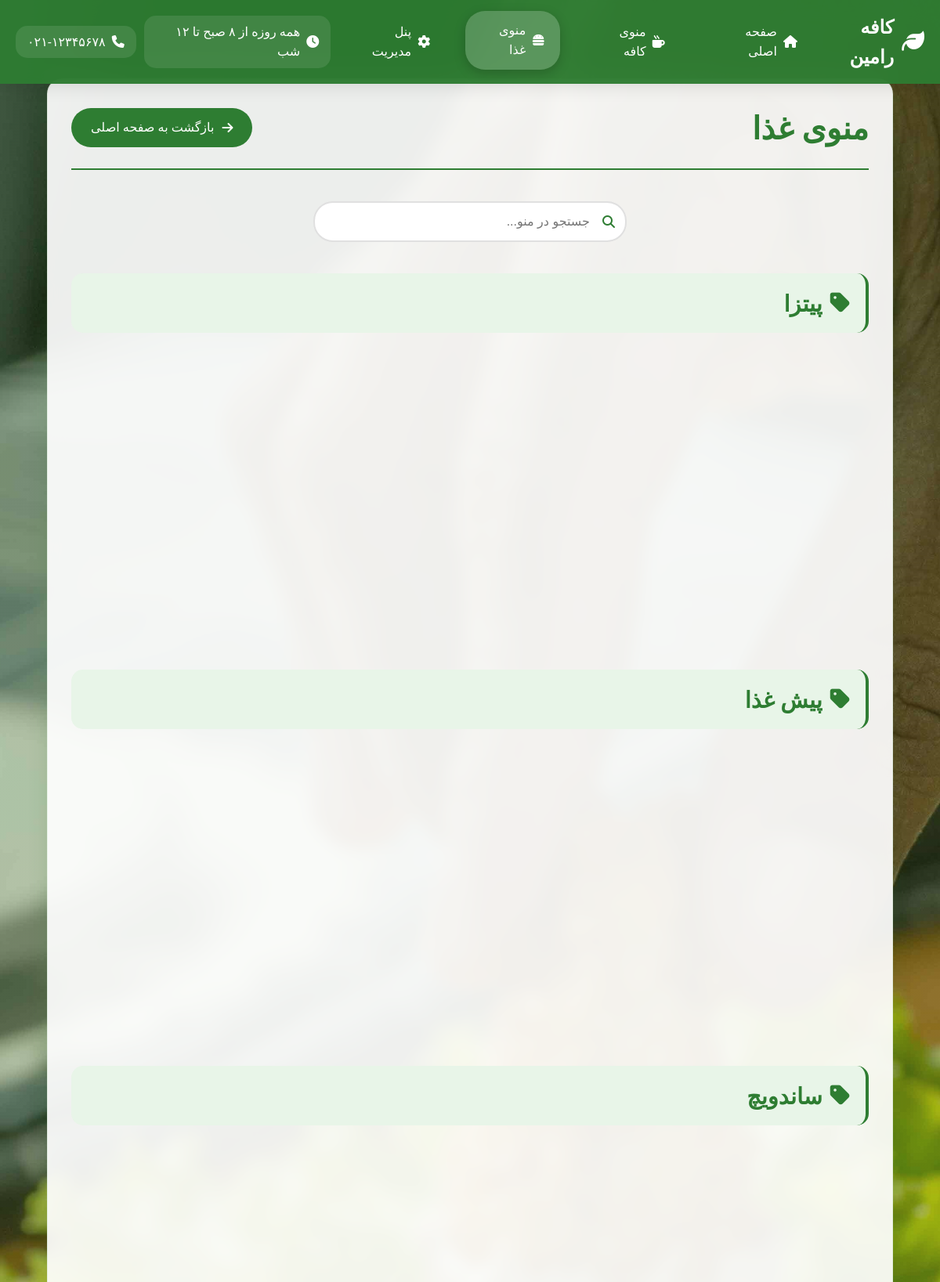
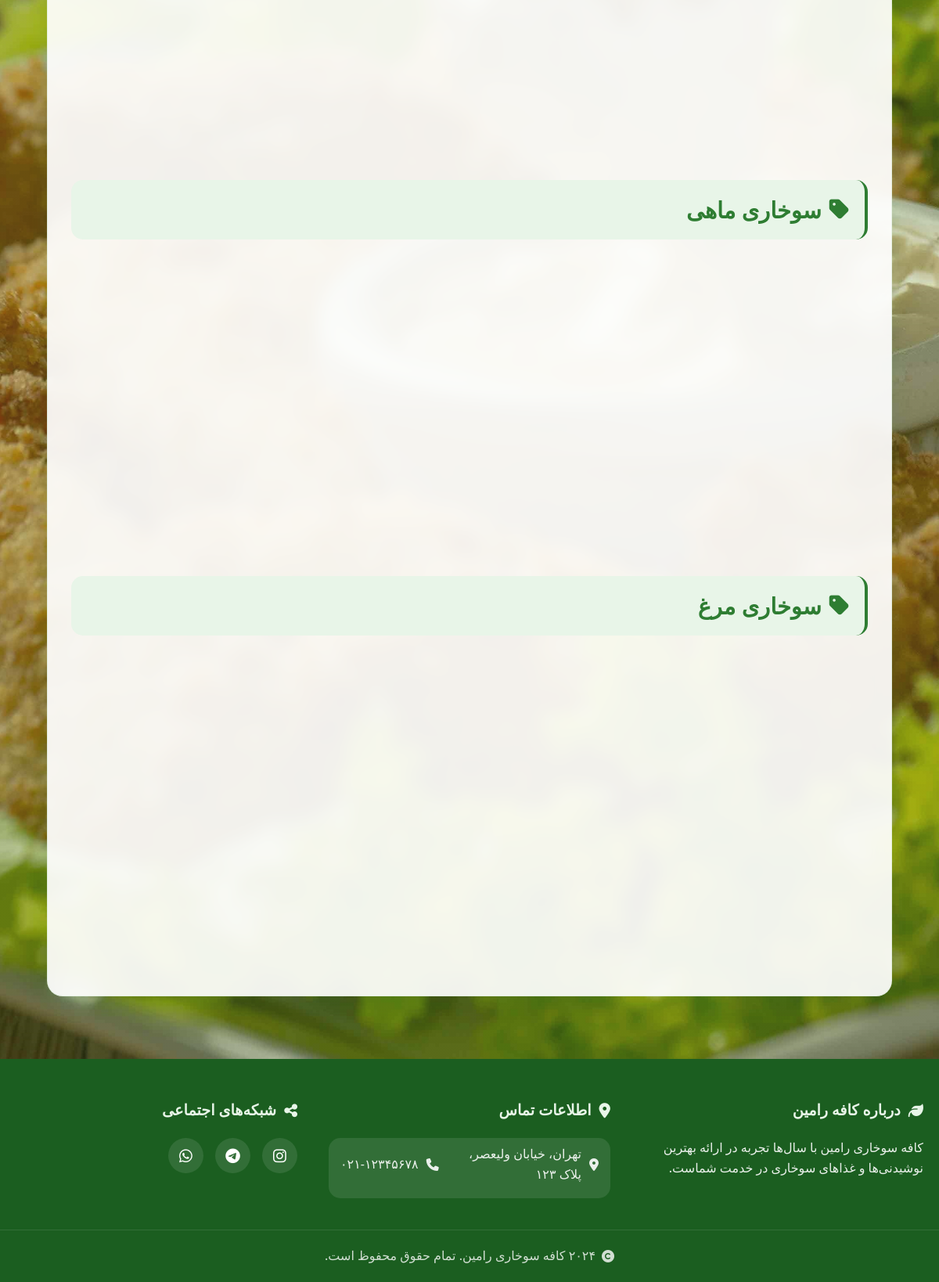
The page /food-menu.php (signed in) on the database its author committed (2 pictures, top to bottom).
### tables this page shows
CREATE TABLE settings (
    id INT PRIMARY KEY AUTO_INCREMENT,
    setting_key VARCHAR(100) UNIQUE NOT NULL,
    setting_value TEXT,
    updated_at TIMESTAMP DEFAULT CURRENT_TIMESTAMP ON UPDATE CURRENT_TIMESTAMP
);

CREATE TABLE social_media (
    id INT PRIMARY KEY AUTO_INCREMENT,
    platform VARCHAR(50) NOT NULL,
    url VARCHAR(255) NOT NULL,
    is_active BOOLEAN DEFAULT TRUE,
    created_at TIMESTAMP DEFAULT CURRENT_TIMESTAMP
);

### food-menu.php (the view, shortened to what this page needs)
<?php
$database = new Database();
$db = $database->getConnection();
$query = "SELECT p.*, c.name as category_name, c.type as category_type
          FROM products p
          LEFT JOIN categories c ON p.category_id = c.id
          WHERE c.type = 'food' AND p.is_available = 1
          ORDER BY c.name, p.name";
$stmt = $db->prepare($query);
$stmt->execute();
$food_products = $stmt->fetchAll(PDO::FETCH_ASSOC);
$grouped_products = [];
foreach($food_products as $product) {
    $category = $product['category_name'];
    if(!isset($grouped_products[$category])) {
        $grouped_products[$category] = [];
    }
    $grouped_products[$category][] = $product;
}
?>
<!DOCTYPE html>
<html lang="fa" dir="rtl">
<head>
    <link rel="stylesheet" href="css/style.css">
    <link rel="stylesheet" href="css/responsive.css">
    <link rel="stylesheet" href="https://cdnjs.cloudflare.com/ajax/libs/font-awesome/6.4.0/css/all.min.css">
    <link href="https://cdn.jsdelivr.net/gh/rastikerdar/vazirmatn@v33.003/Vazirmatn-font-face.css" rel="stylesheet">
</head>
<body>
    <?php include 'includes/header.php'; ?>
    <div class="container">
        <div class="content">
            <div class="page-header">
                <h1>منوی غذا</h1>
                <a href="index.php" class="back-btn">
                    <i class="fas fa-arrow-right"></i>
                    بازگشت به صفحه اصلی
                </a>
            </div>
            <?php foreach($grouped_products as $category_name => $products): ?>
            <div class="category-section">
                <h2 class="category-title">
                    <i class="fas fa-tag"></i>
                    <?php echo $category_name; ?>
                </h2>
                <div class="menu-grid">
                </div>
            </div>
            <?php endforeach; ?>
        </div>
    </div>
    <?php include 'includes/footer.php'; ?>
</body>
</html>

### includes/header.php (shortened to what this page needs)
<?php
$current_page = basename($_SERVER['PHP_SELF']);
$database = new Database();
$db = $database->getConnection();
$query = "SELECT setting_value FROM settings WHERE setting_key = 'working_hours'";
$stmt = $db->prepare($query);
$stmt->execute();
$working_hours = $stmt->fetchColumn();
$query = "SELECT setting_value FROM settings WHERE setting_key = 'phone'";
$stmt = $db->prepare($query);
$stmt->execute();
$phone = $stmt->fetchColumn();
?>
<header class="main-header">
    <nav class="navbar">
        <div class="nav-brand">
            <a href="index.php" class="logo">
                <i class="fas fa-leaf"></i>
                <span>کافه رامین</span>
            </a>
        </div>
        <div class="nav-links">
            <a href="index.php" class="<?php echo $current_page == 'index.php' ? 'active' : ''; ?>">
                <i class="fas fa-home"></i>
                صفحه اصلی
            </a>
            <a href="coffee-menu.php" class="<?php echo $current_page == 'coffee-menu.php' ? 'active' : ''; ?>">
                <i class="fas fa-mug-hot"></i>
                منوی کافه
            </a>
            <a href="food-menu.php" class="<?php echo $current_page == 'food-menu.php' ? 'active' : ''; ?>">
                <i class="fas fa-hamburger"></i>
                منوی غذا
            </a>
            <?php if(isset($_SESSION['loggedin']) && $_SESSION['loggedin']): ?>
            <a href="admin.php" class="<?php echo $current_page == 'admin.php' ? 'active' : ''; ?>">
                <i class="fas fa-cog"></i>
                پنل مدیریت
            </a>
            <?php endif; ?>
        </div>
        <div class="nav-contact">
            <div class="working-hours">
                <i class="fas fa-clock"></i>
                <span><?php echo $working_hours ?: '۸ صبح تا ۱۲ شب'; ?></span>
            </div>
            <a href="tel:<?php echo $phone ?: '02112345678'; ?>" class="contact-info">
                <i class="fas fa-phone"></i>
                <span><?php echo $phone ?: '021-12345678'; ?></span>
            </a>
        </div>
    </nav>
</header>

### includes/footer.php
<?php
$database = new Database();
$db = $database->getConnection();
$query = "SELECT setting_value FROM settings WHERE setting_key = 'address'";
$stmt = $db->prepare($query);
$stmt->execute();
$address = $stmt->fetchColumn();
$query = "SELECT setting_value FROM settings WHERE setting_key = 'phone'";
$stmt = $db->prepare($query);
$stmt->execute();
$phone = $stmt->fetchColumn();
$query = "SELECT * FROM social_media WHERE is_active = 1";
$stmt = $db->prepare($query);
$stmt->execute();
$social_links = $stmt->fetchAll(PDO::FETCH_ASSOC);
?>
<footer class="main-footer">
    <div class="footer-content">
        <div class="footer-section">
            <h3>
                <i class="fas fa-leaf"></i>
                درباره کافه رامین
            </h3>
            <p>کافه سوخاری رامین با سال‌ها تجربه در ارائه بهترین نوشیدنی‌ها و غذاهای سوخاری در خدمت شماست.</p>
        </div>
        <div class="footer-section">
            <h3>
                <i class="fas fa-map-marker-alt"></i>
                اطلاعات تماس
            </h3>
            <div class="contact-info">
                <p><i class="fas fa-location-dot"></i> <?php echo $address ?: 'تهران، خیابان ولیعصر'; ?></p>
                <p><i class="fas fa-phone"></i> <?php echo $phone ?: '021-12345678'; ?></p>
            </div>
        </div>
        <div class="footer-section">
            <h3>
                <i class="fas fa-share-alt"></i>
                شبکه‌های اجتماعی
            </h3>
            <div class="social-links">
                <?php foreach($social_links as $social): ?>
                <a href="<?php echo $social['url']; ?>" target="_blank" class="social-link">
                    <i class="fab fa-<?php echo $social['platform']; ?>"></i>
                </a>
                <?php endforeach; ?>
            </div>
        </div>
    </div>
    <div class="footer-bottom">
        <p>
            <i class="fas fa-copyright"></i>
            ۲۰۲۴ کافه سوخاری رامین. تمام حقوق محفوظ است.
        </p>
    </div>
</footer>

### css/style.css (style rules this page uses)
:root { --primary-color: #2E7D32; --secondary-color: #4CAF50; --accent-color: #8BC34A; --light-color: #E8F5E8; --dark-color: #1B5E20; --text-color: #333; --background-opacity: 0.92; --card-bg: rgba(255, 255, 255, 0.95); --shadow: 0 8px 25px rgba(46, 125, 50, 0.15); --shadow-hover: 0 15px 35px rgba(46, 125, 50, 0.25); }
* { margin: 0; padding: 0; box-sizing: border-box; font-family: 'Vazirmatn', 'Segoe UI', Tahoma, Geneva, Verdana, sans-serif; }
body { background-color: var(--light-color); color: var(--text-color); line-height: 1.6; min-height: 100vh; }
.container { width: 100%; min-height: 100vh; display: flex; flex-direction: column; position: relative; overflow: hidden; }
.content { background-color: rgba(255, 255, 255, var(--background-opacity)); border-radius: 20px; box-shadow: var(--shadow); padding: 30px; width: 90%; max-width: 1200px; margin: 100px auto 30px; backdrop-filter: blur(10px); border: 1px solid rgba(76, 175, 80, 0.1); }
.main-header { position: fixed; top: 0; left: 0; width: 100%; background: rgba(46, 125, 50, 0.95); backdrop-filter: blur(15px); z-index: 1000; padding: 0 20px; box-shadow: 0 4px 20px rgba(0, 0, 0, 0.1); }
.navbar { display: flex; justify-content: space-between; align-items: center; padding: 15px 0; max-width: 1200px; margin: 0 auto; }
.logo { display: flex; align-items: center; color: white; text-decoration: none; font-size: 1.5rem; font-weight: bold; transition: transform 0.3s ease; }
.logo i { margin-left: 10px; font-size: 1.8rem; }
.nav-links { display: flex; gap: 25px; }
.nav-links a { color: white; text-decoration: none; padding: 12px 20px; border-radius: 25px; transition: all 0.3s ease; display: flex; align-items: center; gap: 8px; font-weight: 500; }
.nav-links a:hover, .nav-links a.active { background: rgba(255, 255, 255, 0.2); transform: translateY(-2px); box-shadow: 0 5px 15px rgba(0, 0, 0, 0.2); }
.working-hours { display: flex; align-items: center; gap: 8px; color: white; background: rgba(255, 255, 255, 0.1); padding: 8px 15px; border-radius: 15px; margin-right: 10px; }
.nav-contact { display: flex; align-items: center; gap: 10px; }
.contact-info { display: flex; align-items: center; gap: 8px; color: white; background: rgba(255, 255, 255, 0.1); padding: 8px 15px; border-radius: 15px; text-decoration: none; transition: all 0.3s ease; }
.page-header { display: flex; justify-content: space-between; align-items: center; margin-bottom: 40px; padding-bottom: 20px; border-bottom: 2px solid var(--primary-color); }
.page-header h1 { font-size: 2.5rem; color: var(--primary-color); font-weight: bold; }
.back-btn { display: flex; align-items: center; gap: 10px; background: var(--primary-color); color: white; padding: 12px 25px; border-radius: 25px; text-decoration: none; transition: all 0.3s ease; font-weight: 500; }
.category-section { margin-bottom: 50px; }
.category-title { font-size: 1.8rem; color: var(--primary-color); margin-bottom: 25px; padding: 15px 20px; background: var(--light-color); border-radius: 15px; border-right: 4px solid var(--primary-color); display: flex; align-items: center; gap: 10px; }
.menu-grid { display: grid; grid-template-columns: repeat(auto-fill, minmax(350px, 1fr)); gap: 25px; }
.main-footer { background: var(--dark-color); color: white; padding: 50px 0 20px; margin-top: 50px; }
.footer-content { max-width: 1200px; margin: 0 auto; display: grid; grid-template-columns: repeat(auto-fit, minmax(250px, 1fr)); gap: 40px; padding: 0 20px; }
.footer-section h3 { color: var(--light-color); margin-bottom: 20px; font-size: 1.2rem; display: flex; align-items: center; gap: 10px; }
.footer-section p { margin-bottom: 10px; line-height: 1.6; opacity: 0.9; }
.contact-info p { display: flex; align-items: center; gap: 10px; }
.social-links { display: flex; gap: 15px; }
.social-link { width: 45px; height: 45px; background: rgba(255, 255, 255, 0.1); border-radius: 50%; display: flex; align-items: center; justify-content: center; color: white; text-decoration: none; transition: all 0.3s ease; font-size: 1.2rem; }
.footer-bottom { text-align: center; margin-top: 40px; padding-top: 20px; border-top: 1px solid rgba(255, 255, 255, 0.1); }
.footer-bottom p { display: flex; align-items: center; gap: 8px; justify-content: center; opacity: 0.8; }

### rows shown on the page
settings: setting_value "همه روزه از ۸ صبح تا ۱۲ شب"
settings: setting_value "۰۲۱-۱۲۳۴۵۶۷۸"
settings: setting_value "تهران، خیابان ولیعصر، پلاک ۱۲۳"

### other values the page prints
$category_name "پیتزا"
$category_name "پیش غذا"
$category_name "ساندویچ"
$category_name "سوخاری ماهی"
$category_name "سوخاری مرغ"
